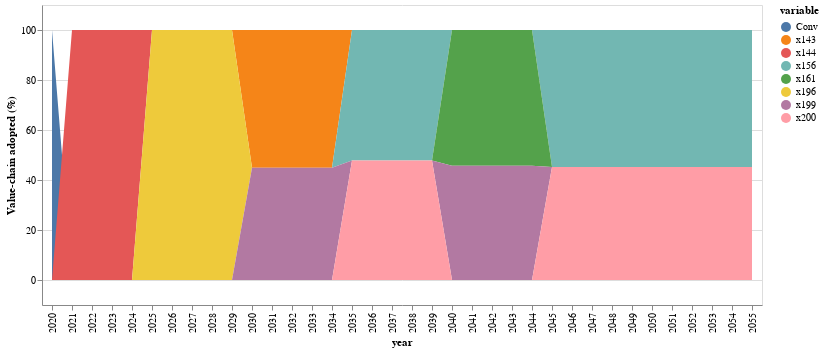

This figure's notebook cell:
### Code cell
#only for this result

function conventional(i1,t)
    if t==0
        if mod(i1,5)≥mod(sum(round.(JuMP.values.(tk)[1:nrow(compromise),t+1];digits=2)),5) && sum(JuMP.values.(xk)[1:nrow(compromise),t+1]) > 0
            return (1-sum(JuMP.values.(xk)[k,t+1] for k in 1:nrow(compromise)))
        else
            return 0
        end
    else
        sum_xks_atT=0
        for k1 in 1:nrow(compromise)
            if mod(i1,5)≥mod(round(JuMP.values.(tk)[k1,t+1];digits=2),5) && sum(JuMP.values.(xk)[k1,t:t+1])>0 && t>0
                sum_xks_atT+=JuMP.values.(xk)[k1,t+1]
            else
                sum_xks_atT+=JuMP.values.(xk)[k1,t]
            end
        end
            
        #if mod(i1,5)≥mod(round(sum(JuMP.values.(tk)[1:nrow(compromise),t+1]);digits=2),5) && sum(JuMP.values.(xk)[1:nrow(compromise),t:t+1])>0 && t>0
        #    t=t+1
        #end
        #return (1-sum(JuMP.values.(xk)[k,t] for k in 1:nrow(compromise)))
        return (1-sum_xks_atT)
    end
end

function innovation(i1,k1,t)
    if t==0 
        if mod(i1,5)≥mod(round(JuMP.values.(tk)[k1,t+1];digits=2),5) && JuMP.values.(xk)[k1,t+1] > 0
            t=1
            return (sum(JuMP.values.(xk)[k,t] for k=k1:k1))            
        else
            return 0
        end
    end
    if mod(i1,5)≥mod(round(JuMP.values.(tk)[k1,t+1];digits=2),5) && sum(JuMP.values.(xk)[k1,t:t+1])>0 && t>0
        t=t+1
    end
    return sum(JuMP.values.(xk)[k,t] for k=k1:k1)
end

conv=zeros(51)

conv[1]=100
inn_co2=zeros(nrow(compromise),51)

for k in 1:nrow(compromise)
    inn_co2[k,1]=0
end
j=0
for t in 2:51
    if 0 ≤ t ≤ 5
        j=0
    elseif 6 ≤ t ≤ 10
        j=1
    elseif 6 ≤ t ≤ 10
        j=2
    elseif 11 ≤ t ≤ 15
        j=3
    elseif 16 ≤ t ≤ 20
        j=4
    elseif 21 ≤ t ≤ 25
        j=5
    else
        j=6
    end
    
    
    
    conv[t]=100*conventional(t,j)
    for k in 1:nrow(compromise)
        
        inn_co2[k,t]=100*innovation(t,k,j)
    end
end
#conv[1:5].=initial[1,3]

sNames = ["conv","inn1","inn2","inn3","inn4","inn5","inn6","inn7","inn8","inn9","inn10"]
xLabels = []
for i in 2020:2070
    push!(xLabels,string(i))
end

#df = DataFrame(year=xLabels, conv=conv, inn1=inn_co2[1,:],inn2=inn_co2[2,:],inn3=inn_co2[3,:],inn4=inn_co2[4,:],
#        inn5=inn_co2[5,:],inn6=inn_co2[6,:],inn7=inn_co2[7,:],inn8=inn_co2[8,:],inn9=inn_co2[9,:],inn10=inn_co2[10,:])
df = DataFrame(vcat(conv',inn_co2)',:auto)


df=df[1:36,:]

df=df[!, any.(>(0), eachcol(df))]
df[!,:year]=xLabels[1:36]
#rename!(df,[:x1,:x93,:x218,:x222] .=> [:Conv,:pyLDPE1,:alcPLA2,:alcPLA6])
#df[!,:pyLDPE11]=zeros(36)
rename!(df,[:x1] .=> [:Conv])
#df[!,:x104]=zeros(36)
#df[!,:x201]=zeros(36)

#rename!(df,[:x94,:x95,:x104,:x109,:x196,:x198,:x199,:x200,:x201] .=> [:LABS12,:LABS13,:LABS22,:LABS27,:RecyclPLA2,:RecyclPLA4,:RecyclPLA5,:RecyclPLA6,:RecyclPLA7])

split_yearly=df |> stack |> @vlplot(:area, x=:year, y={:value, stack=:zero, title="Value-chain adopted (%)"}, color="variable:n",legend=:sNames) 

#save("./result-case-roadmap/split_yearly-sc2.svg", split_yearly)
split_yearly

### Figure 1 — Vega-Lite specification as saved in the notebook (floating-point values rounded to 4 significant figures; data arrays with more than 128 entries replaced by an {"elided": "..."} marker saying what was removed)
{"data": {"values": {"elided": "288 records"}}, "encoding": {"color": {"field": "variable", "type": "nominal"}, "x": {"field": "year"}, "y": {"field": "value", "stack": "zero", "title": "Value-chain adopted (%)", "type": "quantitative"}}, "legend": "sNames", "mark": "area"}
